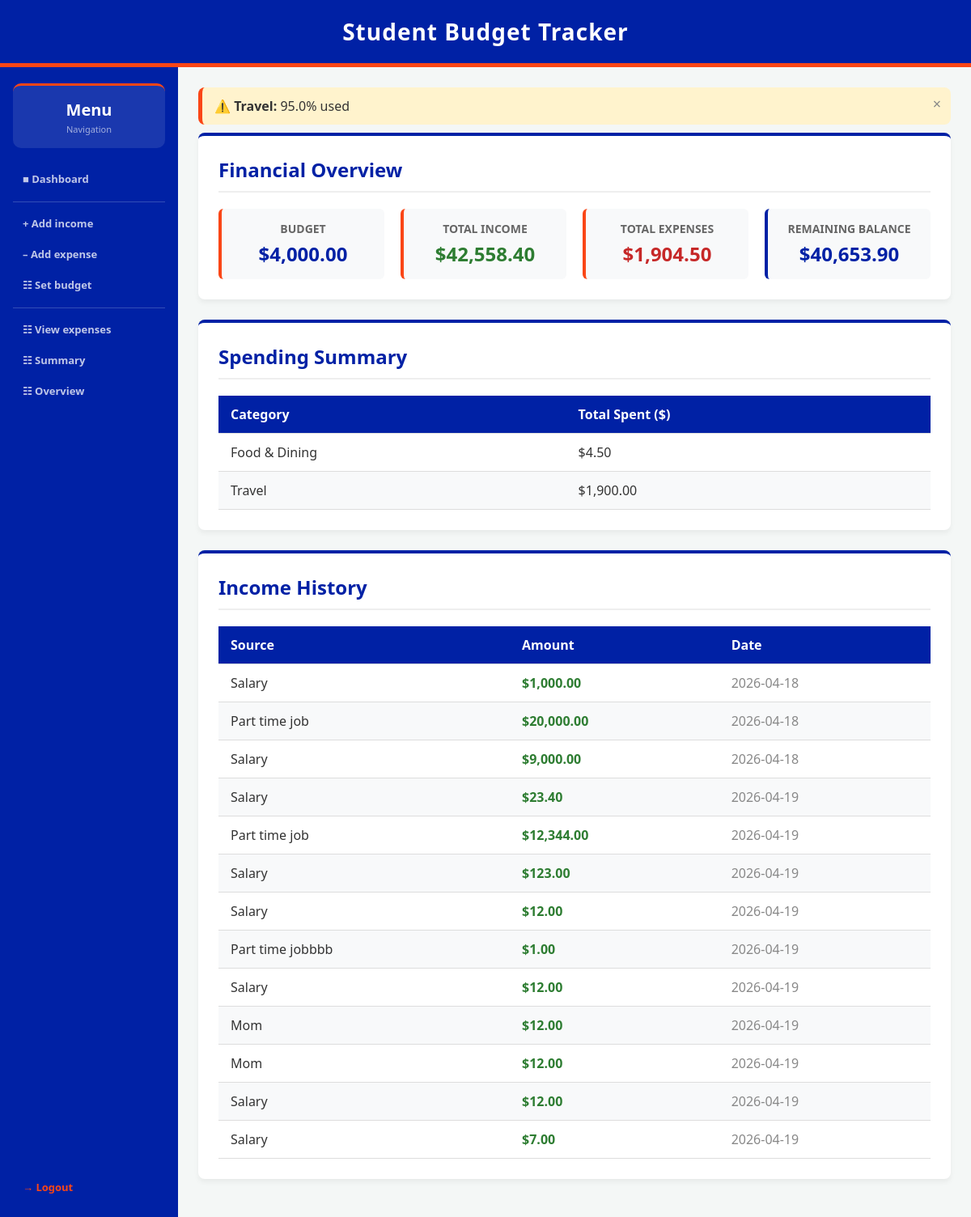
The app's page /dashboard (signed in) with its own data.
### tables this page shows
CREATE TABLE category_budgets (
    id INTEGER PRIMARY KEY AUTOINCREMENT,
    user_id INTEGER NOT NULL,
    category TEXT NOT NULL,
    amount REAL NOT NULL CHECK(amount > 0),
    FOREIGN KEY (user_id) REFERENCES users (id),
    UNIQUE(user_id, category)
);

CREATE TABLE budgets (
    budget_id INTEGER PRIMARY KEY AUTOINCREMENT,
    user_id INTEGER NOT NULL,
    month TEXT NOT NULL,
    amount REAL NOT NULL CHECK(amount > 0),
    FOREIGN KEY (user_id) REFERENCES users (id),
    UNIQUE(user_id, month)
);

CREATE TABLE expenses (
    expense_id INTEGER PRIMARY KEY AUTOINCREMENT,
    user_id INTEGER NOT NULL,
    category TEXT NOT NULL,
    amount REAL NOT NULL CHECK(amount > 0),
    date TIMESTAMP DEFAULT CURRENT_TIMESTAMP, description TEXT DEFAULT "",
    FOREIGN KEY (user_id) REFERENCES users (id)
);

CREATE TABLE incomes (
    income_id INTEGER PRIMARY KEY AUTOINCREMENT,
    user_id INTEGER NOT NULL,
    source TEXT NOT NULL,
    amount REAL NOT NULL,
    date TIMESTAMP DEFAULT CURRENT_TIMESTAMP,
    FOREIGN KEY (user_id) REFERENCES users (id)
);

### app.py (the view)
@app.route('/dashboard')
def dashboard():
    if 'user_id' not in session:
        return redirect(url_for('login'))
    user_id = session['user_id']
    current_budget = data_manager.get_budget(user_id, datetime.now().strftime('%Y-%m'))
    overview = data_manager.get_financial_overview(user_id)
    totals = data_manager.get_category_totals(user_id)
    alert = data_manager.budget_alert(user_id)
    success_message = session.pop('success_message', None)
    budgets = data_manager.get_category_budgets(user_id)
    incomes = data_manager.get_incomes(user_id)
    return render_template('dashboard.html', current_budget=current_budget, overview=overview, totals=totals, alert=alert, success_message=success_message, budgets=budgets, incomes=incomes)

### data_manager.py (called while the page is built, shortened)
def get_db_connection():
    return sqlite3.connect(DB_NAME)

def get_category_totals(user_id):
    connection = get_db_connection()
    cursor = connection.cursor()
    cursor.execute("SELECT category, SUM(amount) FROM expenses WHERE user_id = ? GROUP BY category", (user_id,))
    rows = cursor.fetchall()
    connection.close()
    return rows

def get_financial_overview(user_id):
    connection = get_db_connection()
    cursor = connection.cursor()
    cursor.execute("SELECT SUM(amount) FROM incomes WHERE user_id = ?", (user_id,))
    total_income = cursor.fetchone()[0] or 0
    cursor.execute("SELECT SUM(amount) FROM expenses WHERE user_id = ?", (user_id,))
    total_expenses = cursor.fetchone()[0] or 0
    connection.close()
    remaining = round(total_income - total_expenses, 2)
    return {
        'total_income': round(total_income, 2),
        'total_expenses': round(total_expenses, 2),
        'remaining': remaining
    }

def get_budget(user_id, month):
    connection = get_db_connection()
    cursor = connection.cursor()
    cursor.execute("SELECT amount FROM budgets WHERE user_id = ? AND month = ?", (user_id, month))
    row = cursor.fetchone()
    connection.close()
    return row[0] if row else 0

def get_incomes(user_id):
    connection = get_db_connection()
    cursor = connection.cursor()
    cursor.execute("SELECT * FROM incomes WHERE user_id = ?", (user_id,))
    incomes = cursor.fetchall()
    connection.close()
    return incomes

def get_category_budgets(user_id):
    connection = get_db_connection()
    cursor = connection.cursor()
    cursor.execute("SELECT category, amount FROM category_budgets WHERE user_id = ?", (user_id,))
    rows = cursor.fetchall()
    connection.close()
    return {row[0]: row[1] for row in rows}

def budget_alert(user_id):
    now = datetime.now()
    month = now.strftime('%Y-%m')
    current_day = now.day
    total_days = calendar.monthrange(now.year, now.month)[1]
    budget = get_budget(user_id, month)
    if budget <= 0:
        return None
    conn = get_db_connection()
    cursor = conn.cursor()
    cursor.execute("SELECT SUM(amount) FROM expenses WHERE user_id = ? AND strftime('%Y-%m', date) = ?", (user_id, month))
    total_spent = cursor.fetchone()[0] or 0
    conn.close()
    spending_percentage = (total_spent / budget) * 100
    time_percentage = (current_day / total_days) * 100
    return None

### templates/dashboard.html (shortened to what this page needs)
{% extends "layout.html" %}
{% block content %}
    {% for category, total in totals %}
        {% set budget = budgets.get(category, 0) %}
        {% if budget and (total / budget * 100) >= 80 %}
        <div style="background-color: {% if (total / budget * 100) >= 100 %}#fdecea{% else %}#fff3cd{% endif %}; border-left: 5px solid {% if (total / budget * 100) >= 100 %}#d32f2f{% else %}var(--uf-orange){% endif %}; padding: 12px 15px; border-radius: 8px; margin-bottom: 10px; font-weight: 500; position:relative;" id="alert-{{ loop.index }}">
            <span onclick="document.getElementById('alert-{{ loop.index }}').style.display='none'" style="position:absolute;right:12px;top:8px;cursor:pointer;font-size:18px;color:#888;">&times;</span>
            {% if (total / budget * 100) >= 100 %}🚨{% else %}⚠️{% endif %}
            <strong>{{ category }}:</strong> {{ (total / budget * 100)|round(1) }}% used
        </div>
        {% endif %}
    {% endfor %}
    <div class="card">
        <h2>Financial Overview</h2>
        <div class="overview-grid">
            <div class="stat-box">
                <span class="label">Budget</span>
                <span class="value">${{ "{:,.2f}".format(current_budget|float) }}</span>
            </div>
            <div class="stat-box">
                <span class="label">Total Income</span>
                <span class="value" style="color: #2e7d32;">${{ "{:,.2f}".format(overview.total_income|float) }}</span>
            </div>
            <div class="stat-box">
                <span class="label">Total Expenses</span>
                <span class="value" style="color: #c62828;">${{ "{:,.2f}".format(overview.total_expenses|float) }}</span>
            </div>
            <div class="stat-box" style="border-left-color: var(--uf-blue);">
                <span class="label">Remaining Balance</span>
                <span class="value">${{ "{:,.2f}".format(overview.remaining|float) }}</span>
            </div>
        </div>
    </div>
    <div class="card">
        <h2>Spending Summary</h2>
        {% if totals %}
            <table>
                <thead>
                    <tr>
                        <th>Category</th>
                        <th>Total Spent ($)</th>
                    </tr>
                </thead>
                <tbody>
                    {% for category, total in totals %}
                    <tr>
                        <td>{{ category }}</td>
                        <td>${{ "{:,.2f}".format(total|float) }}</td>
                    </tr>
                    {% endfor %}
                </tbody>
            </table>
        {% else %}
            <p>No expenses logged yet. <a href="{{ url_for('add_expense') }}" class="cta-link">Log one now!</a></p>
        {% endif %}
    </div>
    <div class="card">
        <h2>Income History</h2>
        {% if incomes %}
            <table>
                <thead>
                    <tr>
                        <th>Source</th>
                        <th>Amount</th>
                        <th>Date</th>
                    </tr>
                </thead>
                <tbody>
                    {% for income in incomes %}
                    <tr>
                        <td>{{ income[2]|capitalize }}</td>
                        <td style="color: #2e7d32; font-weight: bold;">${{ "{:,.2f}".format(income[3]|float) }}</td>
                        <td style="color: #888;">{{ income[4][:10] }}</td>
                    </tr>
                    {% endfor %}
                </tbody>
            </table>
        {% else %}
            <p>No income logged yet. <a href="{{ url_for('add_income') }}" class="cta-link">Add one now!</a></p>
        {% endif %}
    </div>
{% endblock %}

### templates/layout.html (style rules this page uses)
:root { --uf-blue: #0021A5; --uf-orange: #FA4616; --bg-color: #f4f7f6; --text-color: #333333; --card-bg: #ffffff; }
* { box-sizing: border-box; margin: 0; padding: 0; }
body { font-family: 'Segoe UI', Tahoma, Geneva, Verdana, sans-serif; background-color: var(--bg-color); color: var(--text-color); min-height: 100vh; display: flex; flex-direction: column; }
.card { background-color: var(--card-bg); padding: 25px; border-radius: 8px; box-shadow: 0 4px 6px rgba(0,0,0,0.05); margin-bottom: 25px; border-top: 4px solid var(--uf-blue); }
.card h2 { margin-top: 0; color: var(--uf-blue); border-bottom: 2px solid #eee; padding-bottom: 10px; margin-bottom: 20px; }
.overview-grid { display: grid; grid-template-columns: repeat(auto-fit, minmax(200px, 1fr)); gap: 20px; }
.stat-box { background-color: #f8f9fa; padding: 15px; border-radius: 6px; border-left: 4px solid var(--uf-orange); text-align: center; }
.stat-box .label { display: block; font-size: 14px; color: #666; margin-bottom: 5px; text-transform: uppercase; font-weight: bold; }
.stat-box .value { display: block; font-size: 24px; font-weight: bold; color: var(--uf-blue); }
table { width: 100%; border-collapse: collapse; margin-top: 10px; }
th, td { padding: 12px 15px; text-align: left; }
th { background-color: var(--uf-blue); color: white; font-weight: 600; }
tr { border-bottom: 1px solid #dddddd; }
tr:nth-child(even) { background-color: #f8f9fa; }

### records on screen
category_budgets: (total/budget*100)|round(1) "95.0"
budgets: amount "4,000.00"
expenses: category "Food & Dining", amount "4.50"
expenses: category "Travel", amount "1,900.00"
incomes: source "Salary", amount "1,000.00", date "2026-04-18"
incomes: source "Part time job", amount "20,000.00", date "2026-04-18"
incomes: source "Salary", amount "9,000.00", date "2026-04-18"
incomes: source "Salary", amount "23.40", date "2026-04-19"
incomes: source "Part time job", amount "12,344.00", date "2026-04-19"
incomes: source "Salary", amount "123.00", date "2026-04-19"
incomes: source "Salary", amount "12.00", date "2026-04-19"
incomes: source "Part time jobbbb", amount "1.00", date "2026-04-19"
incomes: source "Salary", amount "12.00", date "2026-04-19"
incomes: source "Mom", amount "12.00", date "2026-04-19"
incomes: source "Mom", amount "12.00", date "2026-04-19"
incomes: source "Salary", amount "12.00", date "2026-04-19"
incomes: source "Salary", amount "7.00", date "2026-04-19"

### other values on screen
{{ category }} "Travel"
{{ "{:,.2f}".format(overview.total_income|float) }} "42,558.40"
{{ "{:,.2f}".format(overview.total_expenses|float) }} "1,904.50"
{{ "{:,.2f}".format(overview.remaining|float) }} "40,653.90"
